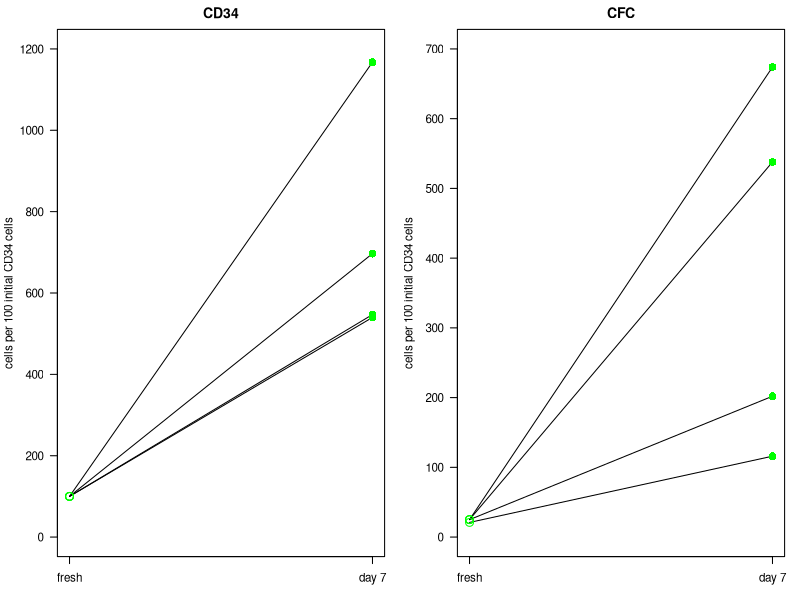

The R source for this figure:
# Scripts for In Vitro plots for Engraftment Defect paper
# Paul Miller, paulhmiller@gmail.com

setwd('C:/Users/paulm/CRC Paul/PROJECTS/engraftment_defect/figures')

.pardefault <- par(no.readonly=T)
par(.pardefault)

#library(extrafont)
#font_import(pattern = 'calibri')
#loadfonts()

dat <- read.csv("inVitro.csv", header=T,check.names=F)
cd34 <- dat[dat$Assay=='CD34' , ]
cfc <- dat[dat$Assay=='CFC' , ]


pdf(file="./plots/vitroPlots.pdf", width=8/2.54, height=4.5/2.54) #, family='Calibri')


## Global Settings

par(mfrow=c(1,2), mar=c(3.1,4.1,2.1,1.1), cex=0.7)
xlabels <- c('fresh', 'day 7')
cols <- c('green', 'green')
pchs <- c(1, 16)
#mgps = c(3,1,0)
xlabs <- ("") #day
labeldist = 2
titledist = 0.8
pcex = 1.5



## CD34 Plot
dat <- cd34

#Adjust one value (i.e. jitter) so that it is visible:
dat[1,5] <- dat[1,5] +5

plot(1, type="n", axes=F, ylim=c(0,1200), xlim=c(1,2), ylab="cells per 100 initial CD34 cells", xlab="")
title(xlab=xlabs, line=labeldist, cex.lab=1)
#mtext("label one \n label number two" , side=2, line=3)  #CD34 cells per 100 /ninitial CD34 cells
title(main="CD34", line = titledist)
axis(side=2, las=2)
axis(side=1, at=c(1,2), labels=xlabels, mgp=c(2,1,0))
box()
for (i in 1:4){
  tmp <- c((dat[i,4]),(dat[i,5]))
  lines(tmp)
}
for (i in 1:4){
  tmp <- (dat[i,4])
  points(1, tmp, col=cols[1], pch=pchs[1], cex=pcex)
  tmp <- (dat[i,5])
  points(2, tmp, col=cols[2], pch=pchs[2], cex=pcex)
}


## CFC Plots

dat <- cfc

plot(1, type="n", axes=F, ylim=c(0,700), xlim=c(1,2), ylab="cells per 100 initial CD34 cells", xlab="")
title(xlab=xlabs, line=labeldist, cex.lab=1)
title(main="CFC", line = titledist)
axis(side=2, las=2)
axis(side=1, at=c(1,2), labels=xlabels)
box()
for (i in 1:4){
  tmp <- c((dat[i,4]),(dat[i,5]))
  lines(tmp)
}
for (i in 1:4){
  tmp <- (dat[i,4])
  points(1, tmp, col=cols[1], pch=pchs[1], cex=pcex)
  tmp <- (dat[i,5])
  points(2, tmp, col=cols[2], pch=pchs[2], cex=pcex)
}

dev.off()
  